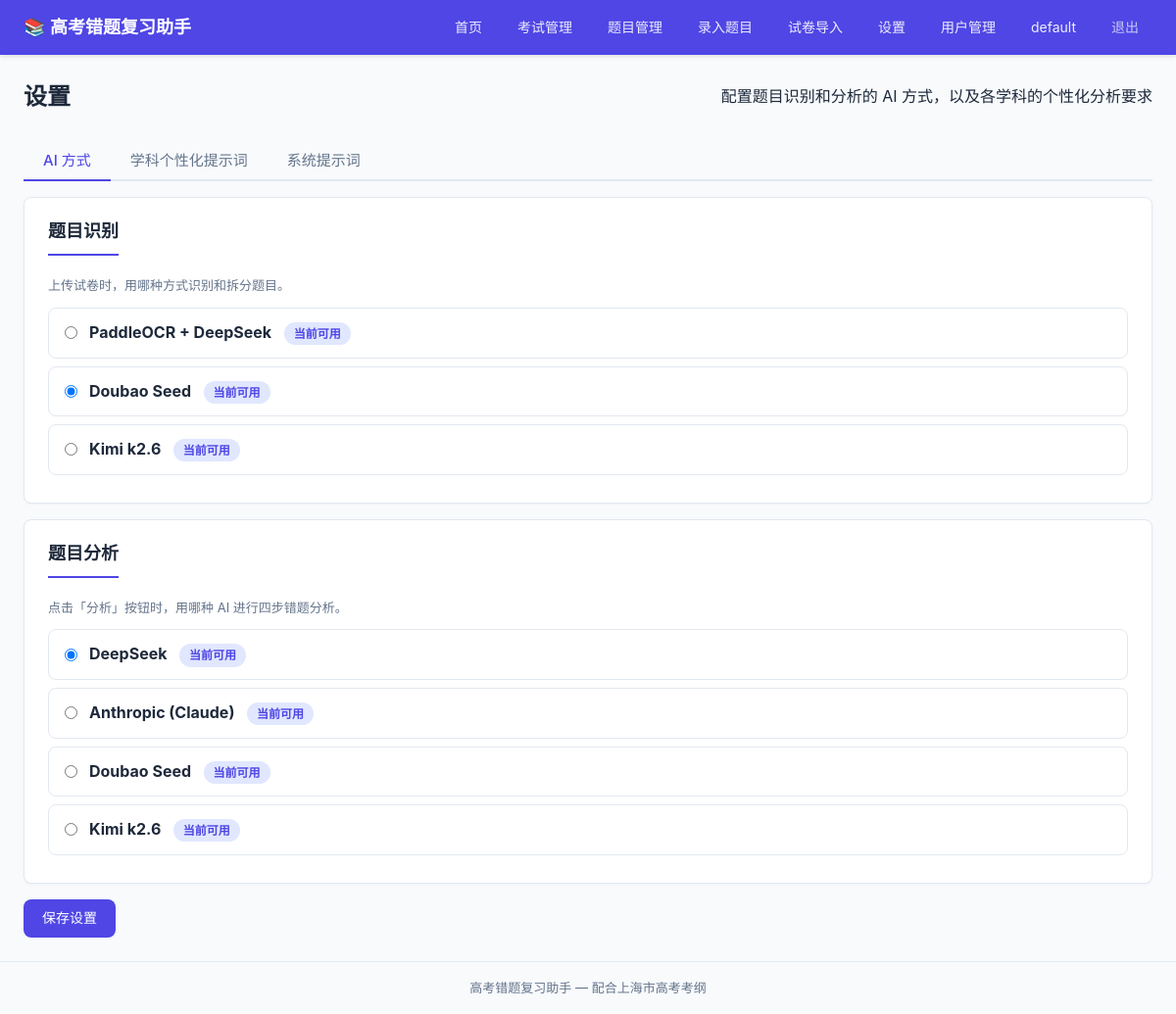
The app's page /settings (signed in), older data.
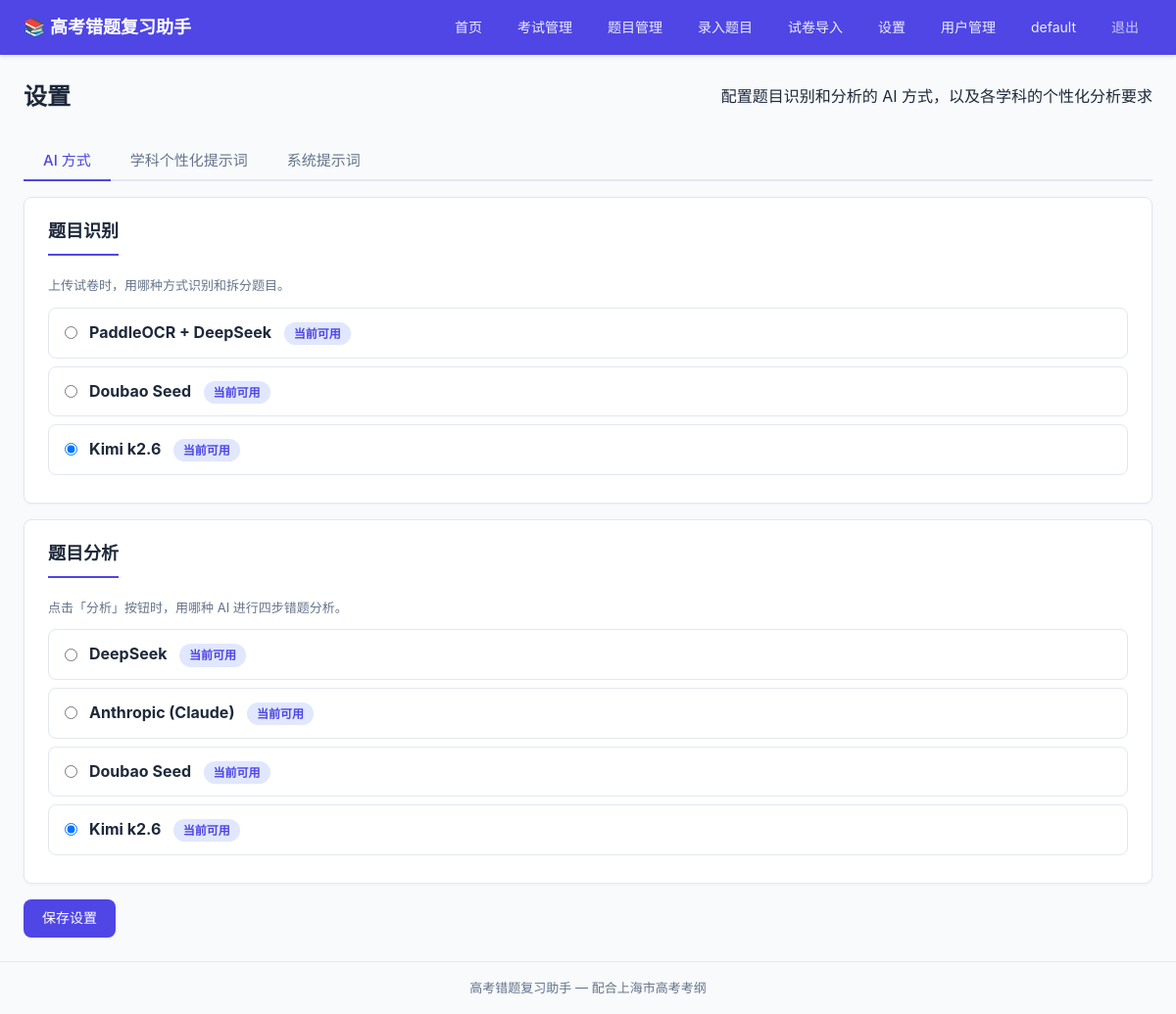
The same page, newer data.
### tables this page shows
CREATE TABLE "settings" (
                id          INTEGER PRIMARY KEY AUTOINCREMENT,
                user_id     INTEGER NOT NULL DEFAULT 1,
                key         TEXT    NOT NULL,
                value       TEXT    NOT NULL,
                updated_at  TIMESTAMP DEFAULT CURRENT_TIMESTAMP,
                UNIQUE(user_id, key)
            );

### routes/settings.py (the view, shortened to what this page needs)
@settings_bp.route('/settings', methods=['GET', 'POST'])
@login_required
def index():
    user_id = session['user_id']
    current = get_all_settings(user_id=user_id)
    subjects = get_all_subjects()
    subject_prompts = get_subject_prompts(user_id=user_id)
    return render_template('settings/index.html',
                           recognition_methods=RECOGNITION_METHODS,
                           analysis_methods=ANALYSIS_METHODS,
                           current=current,
                           subjects=subjects,
                           subject_prompts=subject_prompts,
                           default_system_prompt=_read_default_system_prompt())

### app.py (called while the page is built)
@app.before_request
def load_logged_in_user():
    user_id = session.get('user_id')
    g.current_user = get_user_by_id(user_id) if user_id else None

@app.context_processor
def inject_global_template_vars():
    return {
        'current_user': g.get('current_user'),
    }

### database/__init__.py (called while the page is built)
def get_db():
    if 'db' not in g:
        g.db = sqlite3.connect(DATABASE_PATH)
        g.db.row_factory = sqlite3.Row
        g.db.execute("PRAGMA foreign_keys = ON")
    return g.db

### models/subject.py (called while the page is built)
def get_all_subjects():
    db = get_db()
    return db.execute("SELECT * FROM subjects ORDER BY id").fetchall()

### models/user.py (called while the page is built)
def get_user_by_id(user_id):
    db = get_db()
    row = db.execute(
        "SELECT id, username, is_admin, must_change_password, created_at FROM users WHERE id = ?",
        (user_id,)
    ).fetchone()
    return dict(row) if row else None

### templates/settings/index.html (shortened to what this page needs)
{% extends "base.html" %}
{% block content %}
<div class="page-header">
    <h1>设置</h1>
    <p>配置题目识别和分析的 AI 方式，以及各学科的个性化分析要求</p>
</div>
<form method="POST" class="settings-form">
    <div class="tabs">
        <button type="button" class="tab-nav active" data-tab="tab-ai">AI 方式</button>
        <button type="button" class="tab-nav" data-tab="tab-subject">学科个性化提示词</button>
        <button type="button" class="tab-nav" data-tab="tab-system">系统提示词</button>
    </div>
    <div class="tab-panel active" id="tab-ai">
        <div class="card">
            <h2>题目识别</h2>
            <p class="form-hint" style="margin-bottom:12px;">上传试卷时，用哪种方式识别和拆分题目。</p>
            {% for key, label in recognition_methods.items() %}
            <label class="radio-card" style="display:flex;align-items:center;gap:12px;padding:12px 16px;border:1px solid var(--border);border-radius:8px;margin-bottom:8px;cursor:pointer;">
                <input type="radio" name="recognition_method" value="{{ key }}"
                       {% if current.get('recognition_method', 'paddleocr_deepseek') == key %}checked{% endif %}>
                <div>
                    <strong>{{ label }}</strong>
                    <span class="badge" style="background:#e0e7ff;color:var(--primary);margin-left:8px;">当前可用</span>
                </div>
            </label>
            {% endfor %}
        </div>
        <div class="card">
            <h2>题目分析</h2>
            <p class="form-hint" style="margin-bottom:12px;">点击「分析」按钮时，用哪种 AI 进行四步错题分析。</p>
            {% for key, label in analysis_methods.items() %}
            <label class="radio-card" style="display:flex;align-items:center;gap:12px;padding:12px 16px;border:1px solid var(--border);border-radius:8px;margin-bottom:8px;cursor:pointer;">
                <input type="radio" name="analysis_method" value="{{ key }}"
                       {% if current.get('analysis_method', 'deepseek') == key %}checked{% endif %}>
                <div>
                    <strong>{{ label }}</strong>
                    <span class="badge" style="background:#e0e7ff;color:var(--primary);margin-left:8px;">当前可用</span>
                </div>
            </label>
            {% endfor %}
        </div>
    </div>
    <div class="form-actions">
        <button type="submit" class="btn btn-primary">保存设置</button>
    </div>
</form>
{% endblock %}

Row changes from the older to the newer data that the page shows:
changed settings "☐ PaddleOCR + DeepSeek 当前可用": value "☑ Doubao Seed 当前可用" → "☐ Doubao Seed 当前可用"; value "☐ Kimi k2.6 当前可用" → "☑ Kimi k2.6 当前可用"
changed settings "☐ Anthropic (Claude) 当前可用": value "☑ DeepSeek 当前可用" → "☐ DeepSeek 当前可用"; value "☐ Kimi k2.6 当前可用" → "☑ Kimi k2.6 当前可用"
